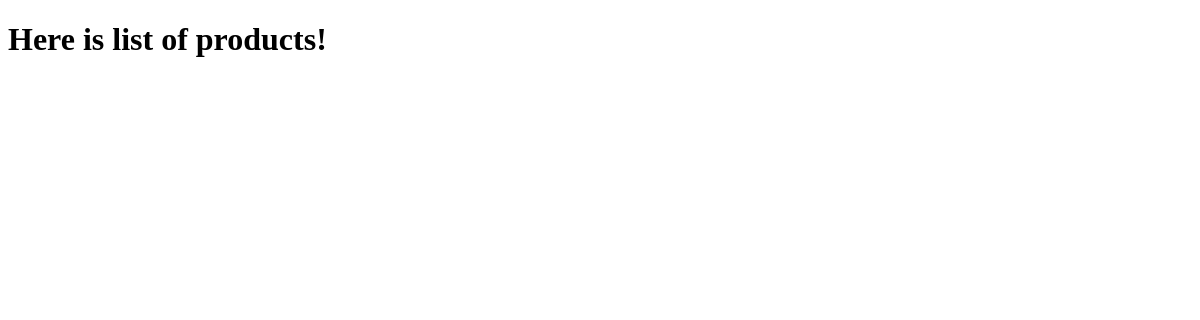
The app's page /api/products, older data.
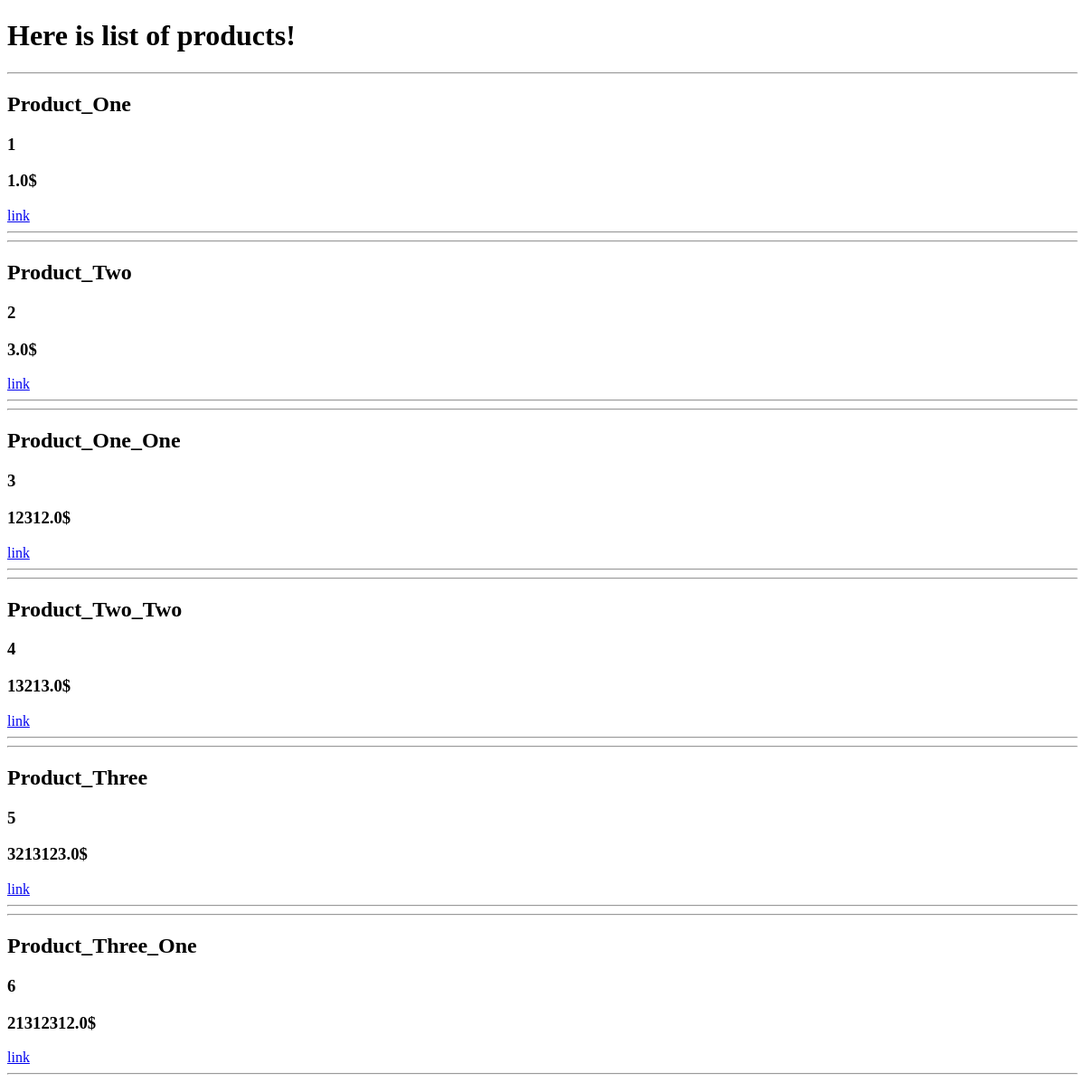
The same page, newer data.
### api/models.py (models this page shows, shortened)
class Product(models.Model):
    name = models.CharField(max_length=100)
    price = models.FloatField()
    description = models.TextField()
    count = models.IntegerField(default=0)
    is_active = models.BooleanField(default=False)
    category = models.ForeignKey(Category, on_delete=models.CASCADE)

### api/views.py (the view)
# urls.py: path('products', all_products, name = 'all_products' ),
def all_products(request):
    products = Product.objects.all()
    content = {
        'products': products
    }
    return render(request, 'api/index.html', content)

### api/templates/api/index.html (shortened to what this page needs)
<!DOCTYPE html>
<html lang="en">
<head>
</head>
<body>
<h1>Here is list of products!</h1>
{% if products %}
{% for product in products %}
    <div class="product_card {% if product.is_active %}disabled{% endif %}">
        <hr>
        <h2>{{ product.name }}</h2>
        <h3>{{ product.id }}</h3>
        <h3>{{ product.price }}$</h3>
        <a href="{% url 'product_detail' with product.id %}">link</a>
        <hr>
    </div>
{% endfor %}
{% endif %}
</body>
</html>

Row changes from the older to the newer data that the page shows:
added Product: name "Product_One", id "1", price "1.0"
added Product: name "Product_Two", id "2", price "3.0"
added Product: name "Product_One_One", id "3", price "12312.0"
added Product: name "Product_Two_Two", id "4", price "13213.0"
added Product: name "Product_Three", id "5", price "3213123.0"
added Product: name "Product_Three_One", id "6", price "21312312.0"
